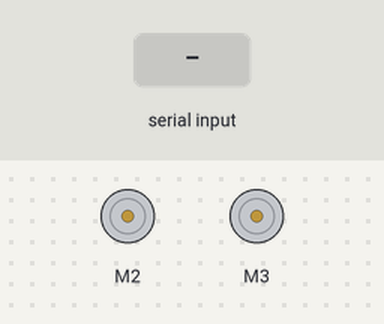
This sketch was run on a simulated Arduino Uno, built with avr-gcc and run on an emulated ATmega328P. Parts: 2 × DC motor (green arrow = forward, orange = backward, longer = faster). The inputs (shaded band) are chosen by the test bench.

Above: at 1.2 s.
1.3 s: byte 1 (1) received over Serial
At 2.1 s:
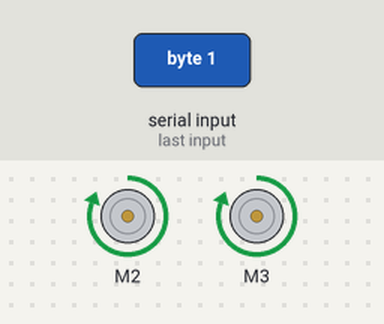
2.8 s: byte 2 (2) received over Serial
At 3.2 s:
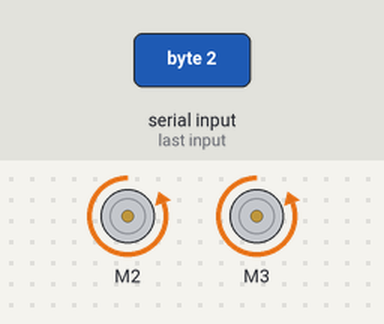
4.3 s: byte 3 (3) received over Serial
At 5.5 s:
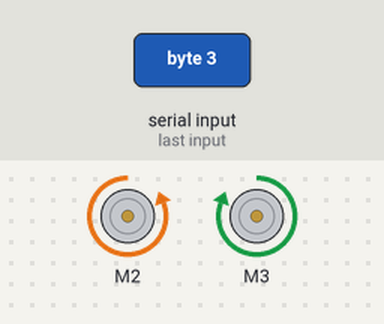
5.8 s: byte 4 (4) received over Serial
At 6.7 s:
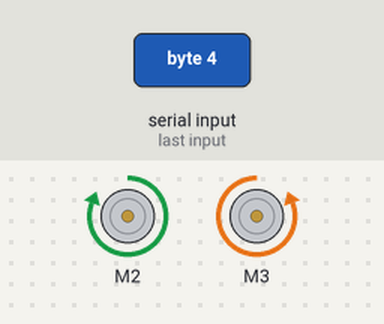
Timing chart, 0 to 8.3 s (numbered marks = the images above; inputs shaded):
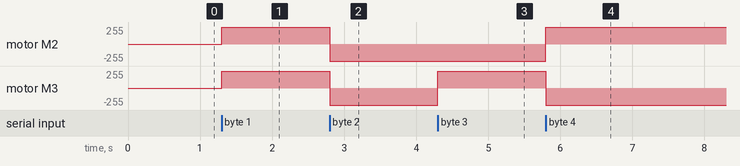

Measured:
- after the input at 1.3 s, motor M2, motor M3: stopped → forward 255/255 at once
- after the input at 2.8 s, motor M2, motor M3: forward 255/255 → backward 255/255 at once
- after the input at 4.3 s, motor M3: backward 255/255 → forward 255/255 at once
- after the input at 5.8 s, motor M2: backward 255/255 → forward 255/255 at once; motor M3: forward 255/255 → backward 255/255 at once

The sketch:

ArduinoControl.ino
```cpp
#include <AFMotor.h>

//Setup the motors
AF_DCMotor rightMotor(2, MOTOR12_1KHZ);
AF_DCMotor leftMotor(3, MOTOR34_1KHZ);

//Setup constants for the serial input
const byte DRIVE_FORWARD = 1;
const byte DRIVE_REVERSE = 2;
const byte TURN_RIGHT = 3;
const byte TURN_LEFT = 4;
const byte STOP = 5;

//Setup bytes to keep track of the input and the previous input
byte input;
byte prevInput;

void setup() {
 Serial.begin(9600); //Begin Serial
 //Set speed for the motors, range is 0-255
 rightMotor.setSpeed(255);
 leftMotor.setSpeed(255);
}

void loop() {
    input = Serial.read(); //Check the serial input

    //If a new command is send it will be read
    //and the corresponding method called
    if (input != prevInput) {
      switch (input) {
       case 1:
       driveForward();
       break;

       case 2:
       driveReverse();
       break;

       case 3:
       turnRight();
       break;

       case 4:
       turnLeft();
       break;

       case 5:
       stopMoving();
       break;
      }
    }

    prevInput = input;

}

//Function to drive the robot forward
void driveForward() {
  rightMotor.run(FORWARD);
  leftMotor.run(FORWARD);
}

//Function to drive the robot backwards
void driveReverse() {
  rightMotor.run(BACKWARD);
  leftMotor.run(BACKWARD);
}

//Function to turn the robot right
void turnRight() {
  rightMotor.run(BACKWARD);
  leftMotor.run(FORWARD);
}

//Function to turn the robot left
void turnLeft() {
  rightMotor.run(FORWARD);
  leftMotor.run(BACKWARD);
}

//Function to cut power to motors,
//if robot is weighed down it will stop
void stopMoving() {
 rightMotor.run(RELEASE);
 leftMotor.run(RELEASE);

}
```
